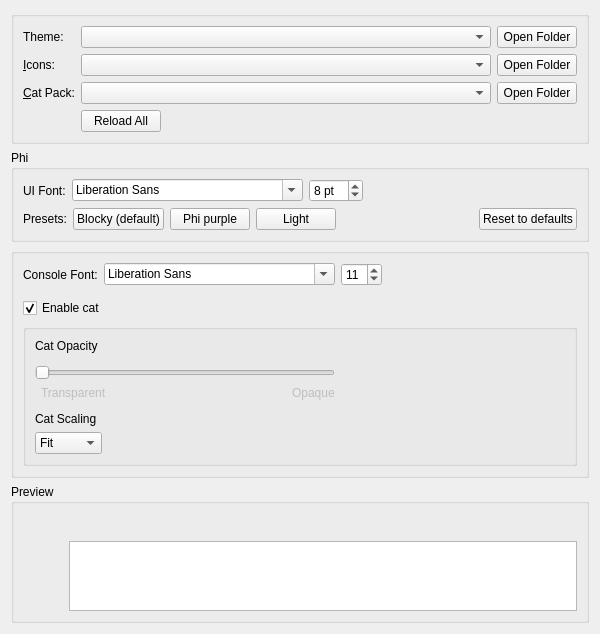
<?xml version="1.0" encoding="UTF-8"?>
<ui version="4.0">
 <class>AppearanceWidget</class>
 <widget class="QWidget" name="AppearanceWidget">
  <property name="geometry">
   <rect>
    <x>0</x>
    <y>0</y>
    <width>600</width>
    <height>583</height>
   </rect>
  </property>
  <property name="minimumSize">
   <size>
    <width>300</width>
    <height>0</height>
   </size>
  </property>
  <layout class="QVBoxLayout" name="verticalLayout" stretch="0,0,0,0">
   <item>
    <widget class="QGroupBox" name="themingBox">
     <property name="title">
      <string/>
     </property>
     <property name="flat">
      <bool>false</bool>
     </property>
     <layout class="QVBoxLayout" name="verticalLayout_2">
      <item>
       <layout class="QGridLayout" name="gridLayout">
        <item row="2" column="3">
         <widget class="QPushButton" name="catPackFolder">
          <property name="toolTip">
           <string>View cat packs folder.</string>
          </property>
          <property name="text">
           <string>Open Folder</string>
          </property>
         </widget>
        </item>
        <item row="0" column="3">
         <widget class="QPushButton" name="widgetStyleFolder">
          <property name="toolTip">
           <string>View widget themes folder.</string>
          </property>
          <property name="text">
           <string>Open Folder</string>
          </property>
         </widget>
        </item>
        <item row="1" column="3">
         <widget class="QPushButton" name="iconsFolder">
          <property name="toolTip">
           <string>View icon themes folder.</string>
          </property>
          <property name="text">
           <string>Open Folder</string>
          </property>
         </widget>
        </item>
        <item row="2" column="0">
         <widget class="QLabel" name="catPackLabel">
          <property name="text">
           <string>&amp;Cat Pack:</string>
          </property>
          <property name="buddy">
           <cstring>catPackComboBox</cstring>
          </property>
         </widget>
        </item>
        <item row="2" column="2">
         <widget class="QComboBox" name="catPackComboBox"/>
        </item>
        <item row="1" column="2">
         <widget class="QComboBox" name="iconsComboBox">
          <property name="sizePolicy">
           <sizepolicy hsizetype="Expanding" vsizetype="Fixed">
            <horstretch>0</horstretch>
            <verstretch>0</verstretch>
           </sizepolicy>
          </property>
          <property name="focusPolicy">
           <enum>Qt::FocusPolicy::StrongFocus</enum>
          </property>
         </widget>
        </item>
        <item row="0" column="2">
         <widget class="QComboBox" name="widgetStyleComboBox">
          <property name="sizePolicy">
           <sizepolicy hsizetype="Expanding" vsizetype="Fixed">
            <horstretch>0</horstretch>
            <verstretch>0</verstretch>
           </sizepolicy>
          </property>
          <property name="focusPolicy">
           <enum>Qt::FocusPolicy::StrongFocus</enum>
          </property>
         </widget>
        </item>
        <item row="3" column="2">
         <widget class="QPushButton" name="reloadThemesButton">
          <property name="sizePolicy">
           <sizepolicy hsizetype="Maximum" vsizetype="Fixed">
            <horstretch>0</horstretch>
            <verstretch>0</verstretch>
           </sizepolicy>
          </property>
          <property name="text">
           <string>Reload All</string>
          </property>
         </widget>
        </item>
        <item row="0" column="0">
         <widget class="QLabel" name="widgetStyleLabel">
          <property name="text">
           <string>Theme:</string>
          </property>
          <property name="buddy">
           <cstring>widgetStyleComboBox</cstring>
          </property>
         </widget>
        </item>
        <item row="1" column="0">
         <widget class="QLabel" name="iconsLabel">
          <property name="text">
           <string>&amp;Icons:</string>
          </property>
          <property name="buddy">
           <cstring>iconsComboBox</cstring>
          </property>
         </widget>
        </item>
       </layout>
      </item>
     </layout>
    </widget>
   </item>
   <item>
    <widget class="QGroupBox" name="phiBox">
     <property name="title">
      <string>Phi</string>
     </property>
     <property name="toolTip">
      <string>Font and colors of the Blocky theme. Changes are saved to themes/blocky/theme.json and applied immediately.</string>
     </property>
     <layout class="QVBoxLayout" name="phiLayout">
      <item>
       <layout class="QHBoxLayout" name="uiFontLayout">
        <item>
         <widget class="QLabel" name="uiFontLabel">
          <property name="text">
           <string>UI Font:</string>
          </property>
          <property name="buddy">
           <cstring>uiFontBox</cstring>
          </property>
         </widget>
        </item>
        <item>
         <widget class="QFontComboBox" name="uiFontBox"/>
        </item>
        <item>
         <widget class="QSpinBox" name="uiFontSizeBox">
          <property name="sizePolicy">
           <sizepolicy hsizetype="Maximum" vsizetype="Fixed">
            <horstretch>0</horstretch>
            <verstretch>0</verstretch>
           </sizepolicy>
          </property>
          <property name="suffix">
           <string> pt</string>
          </property>
          <property name="minimum">
           <number>6</number>
          </property>
          <property name="maximum">
           <number>16</number>
          </property>
          <property name="value">
           <number>8</number>
          </property>
         </widget>
        </item>
        <item>
         <spacer name="uiFontSpacer">
          <property name="orientation">
           <enum>Qt::Orientation::Horizontal</enum>
          </property>
          <property name="sizeHint" stdset="0">
           <size>
            <width>0</width>
            <height>0</height>
           </size>
          </property>
         </spacer>
        </item>
       </layout>
      </item>
      <item>
       <layout class="QHBoxLayout" name="presetsLayout">
        <item>
         <widget class="QLabel" name="presetsLabel">
          <property name="text">
           <string>Presets:</string>
          </property>
         </widget>
        </item>
        <item>
         <widget class="QPushButton" name="presetBlockyButton">
          <property name="text">
           <string>Blocky (default)</string>
          </property>
         </widget>
        </item>
        <item>
         <widget class="QPushButton" name="presetPurpleButton">
          <property name="text">
           <string>Phi purple</string>
          </property>
         </widget>
        </item>
        <item>
         <widget class="QPushButton" name="presetLightButton">
          <property name="text">
           <string>Light</string>
          </property>
         </widget>
        </item>
        <item>
         <spacer name="presetsSpacer">
          <property name="orientation">
           <enum>Qt::Orientation::Horizontal</enum>
          </property>
          <property name="sizeHint" stdset="0">
           <size>
            <width>0</width>
            <height>0</height>
           </size>
          </property>
         </spacer>
        </item>
        <item>
         <widget class="QPushButton" name="resetThemeButton">
          <property name="toolTip">
           <string>Delete your edits to the Blocky theme and restore the bundled copy.</string>
          </property>
          <property name="text">
           <string>Reset to defaults</string>
          </property>
         </widget>
        </item>
       </layout>
      </item>
      <item>
       <layout class="QGridLayout" name="colorGrid">
        <property name="horizontalSpacing">
         <number>8</number>
        </property>
       </layout>
      </item>
     </layout>
    </widget>
   </item>
   <item>
    <widget class="QGroupBox" name="settingsBox">
     <property name="title">
      <string/>
     </property>
     <layout class="QVBoxLayout" name="verticalLayout_5">
      <item>
       <layout class="QHBoxLayout" name="horizontalLayout_5">
        <item>
         <widget class="QLabel" name="label">
          <property name="text">
           <string>Console Font:</string>
          </property>
         </widget>
        </item>
        <item>
         <widget class="QFontComboBox" name="consoleFont"/>
        </item>
        <item>
         <widget class="QSpinBox" name="fontSizeBox">
          <property name="sizePolicy">
           <sizepolicy hsizetype="Maximum" vsizetype="Fixed">
            <horstretch>0</horstretch>
            <verstretch>0</verstretch>
           </sizepolicy>
          </property>
          <property name="minimum">
           <number>5</number>
          </property>
          <property name="maximum">
           <number>16</number>
          </property>
          <property name="value">
           <number>11</number>
          </property>
         </widget>
        </item>
        <item>
         <spacer name="horizontalSpacer_2">
          <property name="orientation">
           <enum>Qt::Orientation::Horizontal</enum>
          </property>
          <property name="sizeHint" stdset="0">
           <size>
            <width>0</width>
            <height>0</height>
           </size>
          </property>
         </spacer>
        </item>
       </layout>
      </item>
      <item>
       <spacer name="verticalSpacer_2">
        <property name="orientation">
         <enum>Qt::Orientation::Vertical</enum>
        </property>
        <property name="sizeType">
         <enum>QSizePolicy::Policy::Fixed</enum>
        </property>
        <property name="sizeHint" stdset="0">
         <size>
          <width>0</width>
          <height>6</height>
         </size>
        </property>
       </spacer>
      </item>
      <item>
       <widget class="QCheckBox" name="enableCatCheckBox">
        <property name="text">
         <string>Enable cat</string>
        </property>
        <property name="checked">
         <bool>true</bool>
        </property>
       </widget>
      </item>
      <item>
       <widget class="QGroupBox" name="catSettingsBox">
        <property name="title">
         <string/>
        </property>
        <layout class="QVBoxLayout" name="verticalLayout_6">
         <item>
          <widget class="QLabel" name="catOpacityLabel">
           <property name="text">
            <string>Cat Opacity</string>
           </property>
          </widget>
         </item>
         <item>
          <widget class="QWidget" name="widget_2" native="true">
           <property name="maximumSize">
            <size>
             <width>300</width>
             <height>16777215</height>
            </size>
           </property>
           <layout class="QHBoxLayout" name="horizontalLayout_2">
            <property name="leftMargin">
             <number>0</number>
            </property>
            <property name="topMargin">
             <number>0</number>
            </property>
            <property name="rightMargin">
             <number>0</number>
            </property>
            <property name="bottomMargin">
             <number>0</number>
            </property>
           </layout>
          </widget>
         </item>
         <item>
          <widget class="QWidget" name="widget" native="true">
           <property name="maximumSize">
            <size>
             <width>300</width>
             <height>16777215</height>
            </size>
           </property>
           <layout class="QGridLayout" name="gridLayout_4">
            <property name="leftMargin">
             <number>0</number>
            </property>
            <property name="topMargin">
             <number>0</number>
            </property>
            <property name="rightMargin">
             <number>0</number>
            </property>
            <property name="bottomMargin">
             <number>0</number>
            </property>
            <item row="3" column="3">
             <widget class="QLabel" name="label_5">
              <property name="enabled">
               <bool>false</bool>
              </property>
              <property name="text">
               <string>Opaque</string>
              </property>
             </widget>
            </item>
            <item row="3" column="2">
             <spacer name="horizontalSpacer_4">
              <property name="orientation">
               <enum>Qt::Orientation::Horizontal</enum>
              </property>
              <property name="sizeHint" stdset="0">
               <size>
                <width>0</width>
                <height>0</height>
               </size>
              </property>
             </spacer>
            </item>
            <item row="3" column="1">
             <widget class="QLabel" name="label_4">
              <property name="enabled">
               <bool>false</bool>
              </property>
              <property name="text">
               <string>Transparent</string>
              </property>
             </widget>
            </item>
            <item row="2" column="0" colspan="4">
             <widget class="QSlider" name="catOpacitySlider">
              <property name="minimumSize">
               <size>
                <width>0</width>
                <height>0</height>
               </size>
              </property>
              <property name="maximum">
               <number>100</number>
              </property>
              <property name="orientation">
               <enum>Qt::Orientation::Horizontal</enum>
              </property>
             </widget>
            </item>
           </layout>
          </widget>
         </item>
         <item>
          <spacer name="verticalSpacer">
           <property name="orientation">
            <enum>Qt::Orientation::Vertical</enum>
           </property>
           <property name="sizeType">
            <enum>QSizePolicy::Policy::Fixed</enum>
           </property>
           <property name="sizeHint" stdset="0">
            <size>
             <width>0</width>
             <height>6</height>
            </size>
           </property>
          </spacer>
         </item>
         <item>
          <widget class="QLabel" name="catFitLabel">
           <property name="sizePolicy">
            <sizepolicy hsizetype="Maximum" vsizetype="Fixed">
             <horstretch>0</horstretch>
             <verstretch>0</verstretch>
            </sizepolicy>
           </property>
           <property name="text">
            <string>Cat Scaling</string>
           </property>
          </widget>
         </item>
         <item>
          <widget class="QComboBox" name="catFitComboBox">
           <property name="sizePolicy">
            <sizepolicy hsizetype="Maximum" vsizetype="Fixed">
             <horstretch>0</horstretch>
             <verstretch>0</verstretch>
            </sizepolicy>
           </property>
           <property name="sizeHint" stdset="0">
            <size>
             <width>81</width>
             <height>32</height>
            </size>
           </property>
           <property name="currentIndex">
            <number>0</number>
           </property>
           <item>
            <property name="text">
             <string>Fit</string>
            </property>
           </item>
           <item>
            <property name="text">
             <string>Fill</string>
            </property>
           </item>
           <item>
            <property name="text">
             <string>Stretch</string>
            </property>
           </item>
          </widget>
         </item>
        </layout>
       </widget>
      </item>
     </layout>
    </widget>
   </item>
   <item>
    <widget class="QGroupBox" name="previewBox">
     <property name="title">
      <string>Preview</string>
     </property>
     <layout class="QVBoxLayout" name="verticalLayout_3">
      <item>
       <layout class="QHBoxLayout" name="horizontalLayout_3">
        <item>
         <widget class="QPushButton" name="catPreview">
          <property name="sizePolicy">
           <sizepolicy hsizetype="Fixed" vsizetype="Minimum">
            <horstretch>0</horstretch>
            <verstretch>0</verstretch>
           </sizepolicy>
          </property>
          <property name="focusPolicy">
           <enum>Qt::FocusPolicy::NoFocus</enum>
          </property>
          <property name="text">
           <string/>
          </property>
          <property name="iconSize">
           <size>
            <width>64</width>
            <height>128</height>
           </size>
          </property>
          <property name="flat">
           <bool>true</bool>
          </property>
         </widget>
        </item>
        <item>
         <layout class="QVBoxLayout" name="verticalLayout_4">
          <item>
           <layout class="QHBoxLayout" name="horizontalLayout">
            <item>
             <widget class="QPushButton" name="icon1">
              <property name="focusPolicy">
               <enum>Qt::FocusPolicy::NoFocus</enum>
              </property>
              <property name="text">
               <string/>
              </property>
              <property name="icon">
               <iconset theme="new"/>
              </property>
              <property name="flat">
               <bool>true</bool>
              </property>
             </widget>
            </item>
            <item>
             <widget class="QPushButton" name="icon2">
              <property name="focusPolicy">
               <enum>Qt::FocusPolicy::NoFocus</enum>
              </property>
              <property name="text">
               <string/>
              </property>
              <property name="icon">
               <iconset theme="centralmods"/>
              </property>
              <property name="flat">
               <bool>true</bool>
              </property>
             </widget>
            </item>
            <item>
             <widget class="QPushButton" name="icon3">
              <property name="focusPolicy">
               <enum>Qt::FocusPolicy::NoFocus</enum>
              </property>
              <property name="text">
               <string/>
              </property>
              <property name="icon">
               <iconset theme="viewfolder"/>
              </property>
              <property name="flat">
               <bool>true</bool>
              </property>
             </widget>
            </item>
            <item>
             <widget class="QPushButton" name="icon4">
              <property name="focusPolicy">
               <enum>Qt::FocusPolicy::NoFocus</enum>
              </property>
              <property name="text">
               <string/>
              </property>
              <property name="icon">
               <iconset theme="launch"/>
              </property>
              <property name="flat">
               <bool>true</bool>
              </property>
             </widget>
            </item>
            <item>
             <widget class="QPushButton" name="icon5">
              <property name="focusPolicy">
               <enum>Qt::FocusPolicy::NoFocus</enum>
              </property>
              <property name="text">
               <string/>
              </property>
              <property name="icon">
               <iconset theme="copy"/>
              </property>
              <property name="flat">
               <bool>true</bool>
              </property>
             </widget>
            </item>
            <item>
             <widget class="QPushButton" name="icon6">
              <property name="focusPolicy">
               <enum>Qt::FocusPolicy::NoFocus</enum>
              </property>
              <property name="text">
               <string/>
              </property>
              <property name="icon">
               <iconset theme="export"/>
              </property>
              <property name="flat">
               <bool>true</bool>
              </property>
             </widget>
            </item>
            <item>
             <widget class="QPushButton" name="icon7">
              <property name="focusPolicy">
               <enum>Qt::FocusPolicy::NoFocus</enum>
              </property>
              <property name="text">
               <string/>
              </property>
              <property name="icon">
               <iconset theme="delete"/>
              </property>
              <property name="flat">
               <bool>true</bool>
              </property>
             </widget>
            </item>
            <item>
             <widget class="QPushButton" name="icon8">
              <property name="focusPolicy">
               <enum>Qt::FocusPolicy::NoFocus</enum>
              </property>
              <property name="text">
               <string/>
              </property>
              <property name="icon">
               <iconset theme="about"/>
              </property>
              <property name="flat">
               <bool>true</bool>
              </property>
             </widget>
            </item>
            <item>
             <widget class="QPushButton" name="icon9">
              <property name="focusPolicy">
               <enum>Qt::FocusPolicy::NoFocus</enum>
              </property>
              <property name="text">
               <string/>
              </property>
              <property name="icon">
               <iconset theme="settings"/>
              </property>
              <property name="flat">
               <bool>true</bool>
              </property>
             </widget>
            </item>
            <item>
             <widget class="QPushButton" name="icon10">
              <property name="focusPolicy">
               <enum>Qt::FocusPolicy::NoFocus</enum>
              </property>
              <property name="text">
               <string/>
              </property>
              <property name="icon">
               <iconset theme="cat"/>
              </property>
              <property name="flat">
               <bool>true</bool>
              </property>
             </widget>
            </item>
            <item>
             <spacer name="horizontalSpacer">
              <property name="orientation">
               <enum>Qt::Orientation::Horizontal</enum>
              </property>
              <property name="sizeHint" stdset="0">
               <size>
                <width>0</width>
                <height>0</height>
               </size>
              </property>
             </spacer>
            </item>
           </layout>
          </item>
          <item>
           <widget class="QTextEdit" name="consolePreview">
            <property name="sizePolicy">
             <sizepolicy hsizetype="Expanding" vsizetype="Expanding">
              <horstretch>0</horstretch>
              <verstretch>0</verstretch>
             </sizepolicy>
            </property>
            <property name="horizontalScrollBarPolicy">
             <enum>Qt::ScrollBarPolicy::ScrollBarAsNeeded</enum>
            </property>
            <property name="undoRedoEnabled">
             <bool>false</bool>
            </property>
            <property name="textInteractionFlags">
             <set>Qt::TextInteractionFlag::TextSelectableByKeyboard|Qt::TextInteractionFlag::TextSelectableByMouse</set>
            </property>
           </widget>
          </item>
         </layout>
        </item>
       </layout>
      </item>
     </layout>
    </widget>
   </item>
  </layout>
 </widget>
 <tabstops>
  <tabstop>widgetStyleComboBox</tabstop>
  <tabstop>widgetStyleFolder</tabstop>
  <tabstop>iconsComboBox</tabstop>
  <tabstop>iconsFolder</tabstop>
  <tabstop>catPackComboBox</tabstop>
  <tabstop>catPackFolder</tabstop>
  <tabstop>reloadThemesButton</tabstop>
  <tabstop>uiFontBox</tabstop>
  <tabstop>uiFontSizeBox</tabstop>
  <tabstop>presetBlockyButton</tabstop>
  <tabstop>presetPurpleButton</tabstop>
  <tabstop>presetLightButton</tabstop>
  <tabstop>resetThemeButton</tabstop>
  <tabstop>consoleFont</tabstop>
  <tabstop>fontSizeBox</tabstop>
  <tabstop>enableCatCheckBox</tabstop>
  <tabstop>catOpacitySlider</tabstop>
  <tabstop>catFitComboBox</tabstop>
  <tabstop>consolePreview</tabstop>
 </tabstops>
 <resources/>
 <connections/>
</ui>
